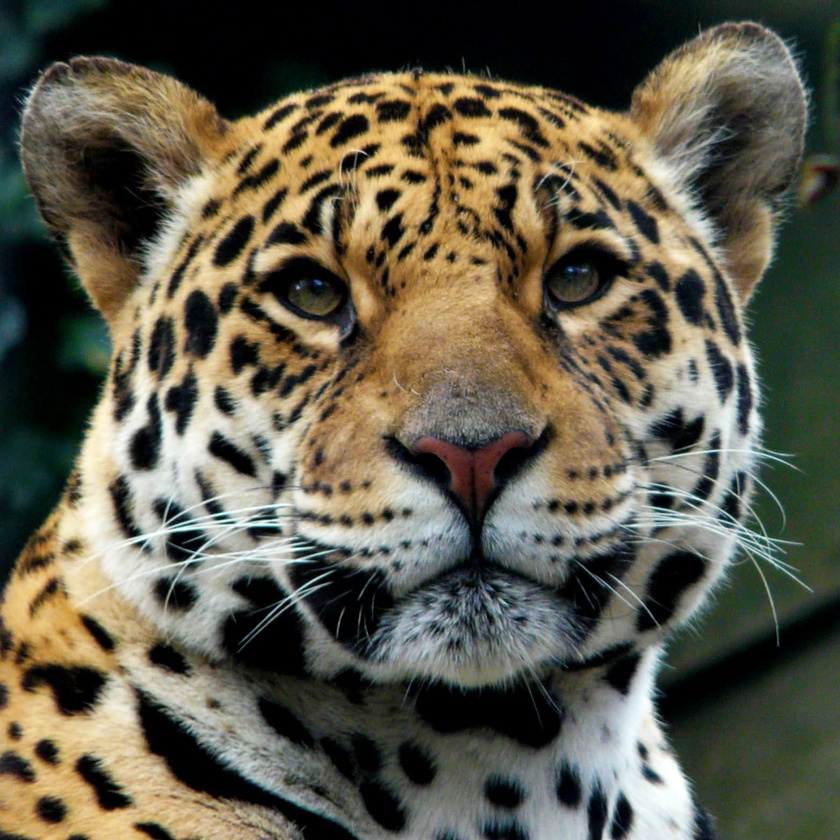
#> input picture images/jaguar.jpg, 840 x 840 px, shrunk from 1564 x 1564 before the run
$ jupyter execute --allow-errors tasks.ipynb
#> lines starting #> are read from the running program, lines starting #| are printed output that depends on the picture; after the words box and inside, x2 and y2 are one past the last pixel; in counts of white or black regions, pixels touching at a corner belong together
[cell 1]
import cv2
import numpy as np
from matplotlib import pyplot as plt

# Задание 3.1
Вычислить площадь s, периметр р, ширину w, высоту h, отношение ширины к высоте w/h, отношение площади изображения к площади описывающего прямоугольника s/(wh), эквивалентный диаметр, центр масс, моменты бинарного изображения.

[cell 2]
img = cv2.imread('images/jaguar.jpg', 0)
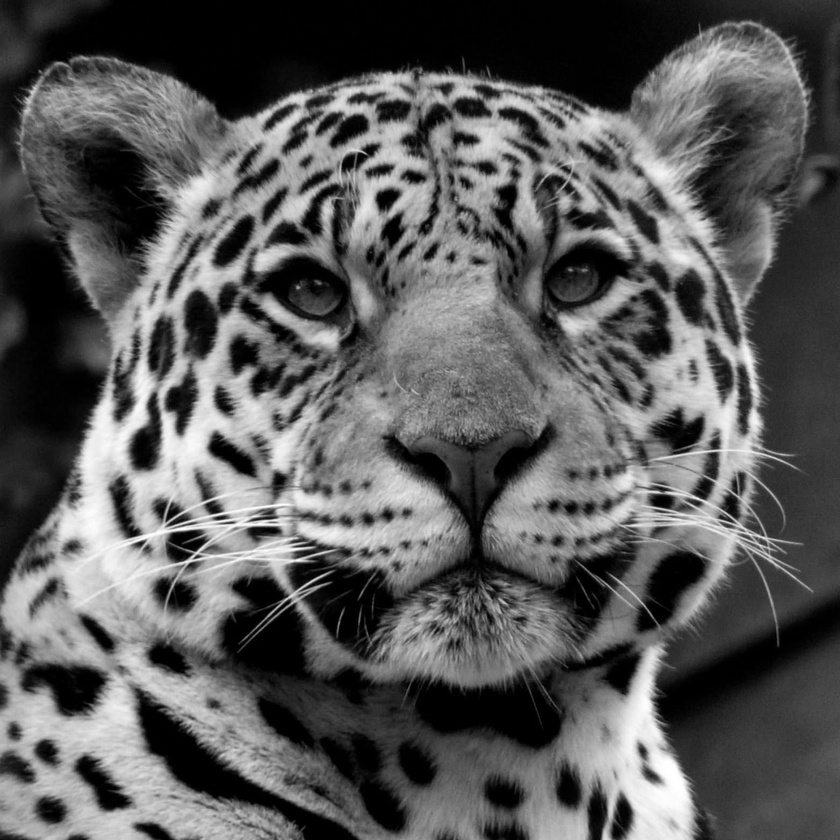
#> img: shape (840, 840); min 0, max 255, mean 90.7
imag = cv2.imread('images/jaguar.jpg', 0)
ret, thresh = cv2.threshold(img, 0, 255, 0)
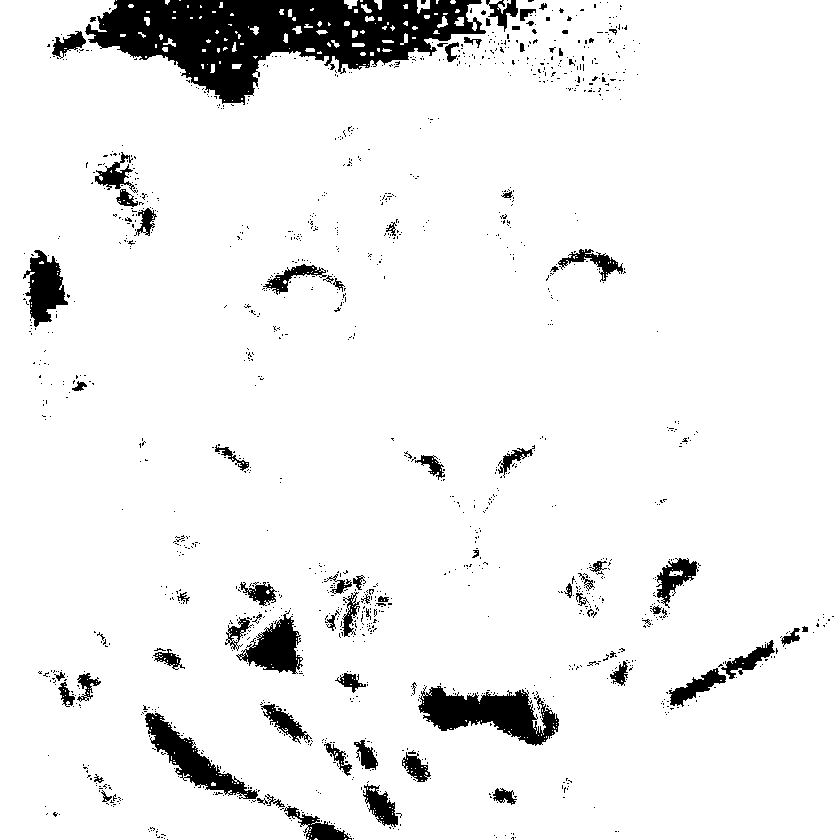
#> thresh: shape (840, 840); 92.9% white; 1366 black regions (1285 under 20 px), largest, box (x1, y1, x2, y2) and area: (85, 0, 486, 105) 21225, (418, 686, 559, 746) 4392, (145, 713, 258, 799) 2744
#> (the rest of this cell did not finish here and is left out)

У функции findContours два возвращаемых значения: первое – контур, а второе – топологическая структура (иерархия). Контур (первое возвращаемое значение) – это список, в котором хранятся все контуры изображения. Каждый контур пред-
ставляет собой массив numpy, содержащий координаты точек границы объекта (x, y).

#> (a cell that did not finish here is left out)

# Задание 3.2
Используя изображение маски определить крайние точки, минимальное и максимальное значения и их координаты для бинарного изображения. Найти среднюю интенсивность изображения в градациях серого, ориентацию бинарного изображения с выделенной осью.

[cell 4]
img = cv2.imread('images/jaguar.jpg', 0)
imag = cv2.imread('images/jaguar.jpg', 1)
#> imag is the input picture: shape (840, 840, 3); mean B, G, R 75.6, 91.4, 95.2
